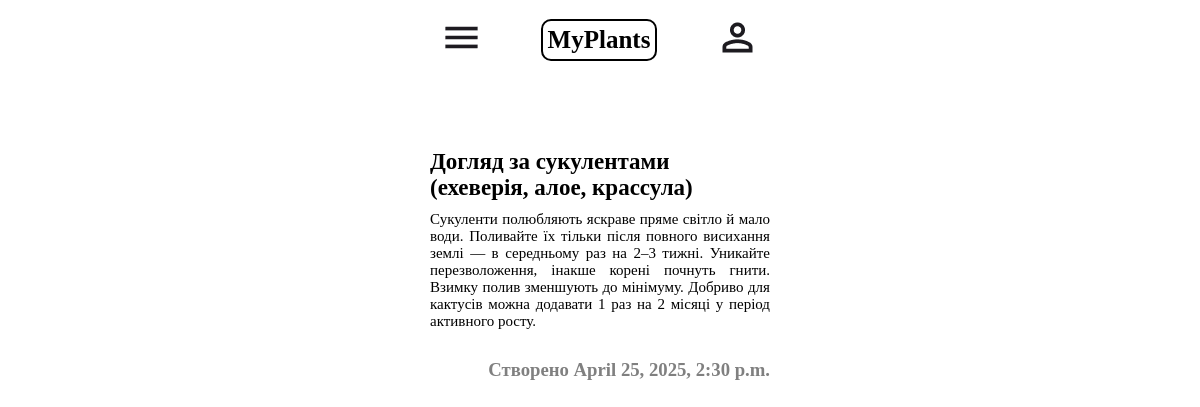
The page /article/4/ (signed in) on the database its author committed.
### app/models.py (models this page shows, shortened)
class Article(models.Model):
    title = models.CharField(max_length=200)
    content = models.TextField()
    created_at = models.DateTimeField(auto_now_add=True)

### app/views.py (the view)
# urls.py: path('article/<int:article_id>/', views.article, name='article'),
def article(request, article_id):
    article = Article.objects.get(id=article_id)
    title = article.title
    content = article.content
    created_at = article.created_at
    return render(request, 'app/article.html', {'article_id': article_id, "title": title, "content": content, "created_at": created_at})

### app/templates/app/article.html (shortened to what this page needs)
{% load static %}
<!DOCTYPE html>
<html lang="en">
<head>
    <link rel="stylesheet" href="{% static 'css/styles.css' %}">
</head>
<body>
    <header>
        <div id="menu"><img src="{% static 'images/menu.png' %}" alt=""></div>
        <a href="{% url 'index' %}" class="header-title">MyPlants</a>
        {% if user.is_authenticated %}
            <a href="{% url 'profile' %}" class="person"><img src="{% static 'images/person.png' %}" alt=""></a>
        {% else %}
            <a href="{% url 'login' %}" class="login-button">Login</a>
        {% endif %}
    </header>
    <main class="article-page-main">
        <h1 class="main-title">{{ title }}</h1>
        <p>{{ content }}</p>
        <h3>Створено {{ created_at }}</h3>
    </main>
</body>
</html>

### app/static/css/styles.css (style rules this page uses)
* { box-sizing: border-box; }
html, body { height: 100%; min-height: 100vh; max-height: 100vh; }
body { margin: 0; padding: 0; height: 100%; min-height: 900px; display: flex; flex-direction: column; align-items: center; }
body > * { width: 340px; }
header { display: flex; justify-content: space-between; align-items: center; color: black; background-color: white; text-align: center; padding: 15px 10px 35px 10px; }
#menu { cursor: pointer; }
.header-title { font-size: 25px; font-weight: bold; text-decoration: none; color: black; border: 2px solid black; border-radius: 10px; padding: 5px; }
main { display: flex; flex-direction: column; justify-content: center; align-items: center; }
main h1 { font-size: 25px; align-self: flex-start; margin: 0 0 10px 0; }
.article-page-main { display: flex; flex-direction: column; justify-content: center; align-items: center; padding-top : 50px; }
.article-page-main h1 { margin: 0 0 10px 0; font-size: 23px; }
.article-page-main p { font-size: 15px; text-align: justify; margin: 0 0 10px 0; }
.article-page-main h3 { align-self: flex-end; color: grey; }

### rows shown on the page
Article: title "Догляд за сукулентами (ехеверія, алое, крассула)", content "Сукуленти полюбляють яскраве пряме світло й мало води. Поливайте їх тільки після повного висихання землі — в середньому раз на 2–3 тижні. Уникайте перезволоження, інакше корені почнуть гнити. Взимку полив зменшують до мінімуму. Добриво для кактусів можна додавати 1 раз на 2 місяці у період активного росту.", created_at "April 25, 2025, 2:30 p.m."
